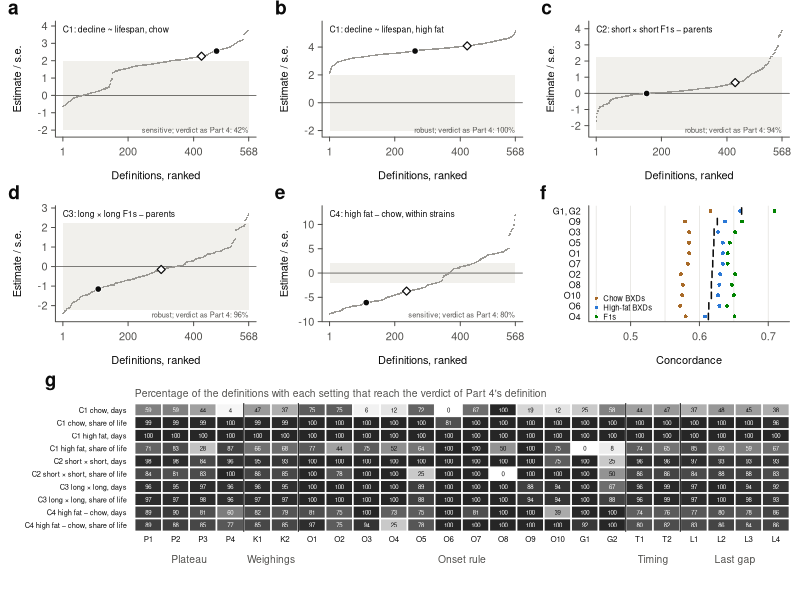

Recreate this plot in R.
#
# Figures_onset_definitions.R
#
# copyright (c) 2026 - Rob Williams
#
# Fig. 13 for the comparison of onset definitions (notes/PLAN_morbidity_definitions.md). Run
# BodyWeight/onset_definitions.R first.
#   a-e  specification curves: every definition's estimate in units of its standard error, sorted, for C1 (chow,
#        high fat), C2, C3 and C4, in days in decline (or the graded burden)
#   f    validity: concordance of the version of each rule that could be known at the time, by group
#   g    share of definitions that agree with Part 4's verdict, by the setting of each choice
#
# Run from the repository root:  Rscript BodyWeight/Figures_onset_definitions.R
#

library(svglite)

col.diet <- c(CD = "#a86a28", HF = "#2a78d6"); col.f1 <- "#008300"
ink <- "#0b0b0b"; ink2 <- "#52514e"; grid.col <- "#e4e3df"; dots <- "#9a9893"
fontfile <- function(bold, italic) {
  f <- systemfonts::match_font("Arial", italic = italic, bold = bold)$path
  if (!grepl("arial", f, ignore.case = TRUE)) f <- systemfonts::match_font("Liberation Sans", italic = italic, bold = bold)$path
  return(list(alias = "Arial", file = f))
}
arial <- list(sans = list(plain = fontfile(FALSE, FALSE), bold = fontfile(TRUE, FALSE),
                          italic = fontfile(FALSE, TRUE), bolditalic = fontfile(TRUE, TRUE)))

tests <- read.table("output/Onset_definitions_tests.txt", sep = "\t", header = TRUE, quote = "")
validity <- read.table("output/Onset_definitions_validity.txt", sep = "\t", header = TRUE, quote = "")
by.choice <- read.table("output/Onset_definitions_by_choice.txt", sep = "\t", header = TRUE, quote = "")
summ <- read.table("output/Onset_definitions_summary.txt", sep = "\t", header = TRUE, quote = "")
star <- "P1.K1.O1.T1.L1"; best <- "P1.K1.G1.L2"
tests[, "t"] <- with(tests, estimate / ((hi - lo) / (2 * qt(0.975, units - 1))))

svglite("output/Fig13_Onset_definitions.svg", width = 7.5, height = 9.6, user_fonts = arial, fix_text_size = FALSE)
par(family = "sans", col = ink, col.axis = ink2, col.lab = ink, fg = ink2, las = 1, mgp = c(2.4, 0.6, 0), tcl = -0.3)
layout(matrix(c(1, 2, 3, 4, 5, 6, 7, 7, 7), 3, byrow = TRUE), heights = c(1, 1, 1.25))

# a-e: specification curves
lab <- c("C1 chow" = "C1: decline ~ lifespan, chow", "C1 high fat" = "C1: decline ~ lifespan, high fat",
         "C2 short x short" = "C2: short × short F1s − parents", "C3 long x long" = "C3: long × long F1s − parents",
         "C4 high fat - chow" = "C4: high fat − chow, within strains")
for (k in seq_along(lab)) {
  x <- tests[tests[, "conclusion"] == names(lab)[k] & tests[, "form"] == "days", ]; x <- x[order(x[, "t"]), ]
  tq <- qt(0.975, x[1, "units"] - 1); s <- summ[summ[, "conclusion"] == names(lab)[k] & summ[, "form"] == "days", ]
  yl <- range(c(-tq, tq, x[, "t"])) * 1.08
  par(mar = c(3.6, 4.2, 1.6, 0.8))
  plot(c(1, nrow(x)), yl, type = "n", axes = FALSE, xlab = "Definitions, ranked", ylab = "Estimate / s.e.")
  rect(1, -tq, nrow(x), tq, col = "#f1f0ec", border = NA)
  abline(h = 0, col = ink2, lwd = 0.75)
  axis(1, at = c(1, 200, 400, nrow(x)), col = NA, col.ticks = ink2); axis(2, col = NA, col.ticks = ink2)
  box(bty = "l", col = ink2)
  points(seq_len(nrow(x)), x[, "t"], pch = 16, cex = 0.32, col = dots)
  i <- which(x[, "definition"] == star); j <- which(x[, "definition"] == best)
  points(j, x[j, "t"], pch = 23, cex = 1.3, col = ink, bg = "white", lwd = 1.2)
  points(i, x[i, "t"], pch = 21, cex = 1.3, col = "white", bg = ink, lwd = 0.8)
  text(1, yl[2], lab[k], adj = c(0, 1), cex = 0.78, col = ink)
  text(nrow(x), yl[1], sprintf("%s; verdict as Part 4: %.0f%%", s[, "verdict"], 100 * s[, "share.same.verdict"]), adj = c(1, 0), cex = 0.68, col = ink2)
  mtext(letters[k], side = 3, line = 0.3, adj = -0.25, font = 2, cex = 1.15, col = ink)
}

# f: validity, highest weight so far, all weighings
v <- validity[validity[, "K"] == "K1" & (grepl("^Pmax\\.", validity[, "rule"]) | validity[, "rule"] == "O8"), ]
v[, "rule"] <- sub("^Pmax\\.", "", v[, "rule"]); v[v[, "rule"] == "G", "rule"] <- "G1, G2"
mv <- sort(tapply(v[, "concordance"], v[, "rule"], mean)); yy <- seq_along(mv)
par(mar = c(3.6, 4.2, 1.6, 0.8))
plot(c(0.45, 0.72), c(0.5, length(mv) + 0.5), type = "n", axes = FALSE, xlab = "Concordance", ylab = "", yaxs = "i")
abline(v = seq(0.45, 0.7, 0.05), col = grid.col, lwd = 0.75)
axis(1, at = seq(0.5, 0.7, 0.1), col = NA, col.ticks = ink2); axis(2, at = yy, labels = names(mv), tick = FALSE, cex.axis = 0.8, col.axis = ink)
box(bty = "l", col = ink2)
gc <- c("Chow BXDs" = col.diet[["CD"]], "High-fat BXDs" = col.diet[["HF"]], "F1s" = col.f1)
for (g in names(gc)) { z <- v[v[, "group"] == g, ]; points(z[, "concordance"], yy[match(z[, "rule"], names(mv))], pch = 16, cex = 0.8, col = gc[g]) }
segments(mv, yy - 0.3, mv, yy + 0.3, col = ink, lwd = 1.5)
legend(0.44, 3.6, legend = names(gc), pch = 16, col = gc, bty = "n", cex = 0.7, text.col = ink)
mtext("f", side = 3, line = 0.3, adj = -0.25, font = 2, cex = 1.15, col = ink)

# g: share agreeing with Part 4's verdict, by setting
cols <- c("C1 chow|days", "C1 chow|share", "C1 high fat|days", "C1 high fat|share", "C2 short x short|days", "C2 short x short|share",
          "C3 long x long|days", "C3 long x long|share", "C4 high fat - chow|days", "C4 high fat - chow|share")
rows <- c("P1", "P2", "P3", "P4", "K1", "K2", paste0("O", c(1:10)), "G1", "G2", "T1", "T2", "L1", "L2", "L3", "L4")
M <- sapply(cols, function(cc) { p <- strsplit(cc, "|", fixed = TRUE)[[1]]
  z <- by.choice[by.choice[, "conclusion"] == p[1] & by.choice[, "form"] == p[2], ]; z[match(rows, z[, "setting"]), "share.same.verdict"] })
par(mar = c(5.2, 10.2, 2.6, 0.8))
plot(c(0.5, length(rows) + 0.5), c(0.5, length(cols) + 0.5), type = "n", axes = FALSE, xlab = "", ylab = "", xaxs = "i", yaxs = "i")
shade <- function(p) gray(1 - 0.85 * p)
for (r in seq_along(rows)) for (c in seq_along(cols)) {
  p <- M[r, c]; rect(r - 0.5, length(cols) - c + 0.5, r + 0.5, length(cols) - c + 1.5, col = if (is.na(p)) "white" else shade(p), border = "white", lwd = 1.5)
  if (!is.na(p)) text(r, length(cols) - c + 1, sprintf("%.0f", 100 * p), cex = 0.55, col = if (p > 0.55) "white" else ink)
}
clab <- sub("\\|days", ", days", sub("\\|share", ", share of life", sub(" x ", " × ", sub(" - ", " − ", cols))))
axis(2, at = rev(seq_along(cols)), labels = clab, tick = FALSE, cex.axis = 0.68, col.axis = ink)
axis(1, at = seq_along(rows), labels = rows, tick = FALSE, cex.axis = 0.72, col.axis = ink, line = -0.6)
mtext(c("Plateau", "Weighings", "Onset rule", "Timing", "Last gap"), side = 1, line = 1.6, at = c(2.5, 5.5, 12.5, 19.5, 22.5), cex = 0.62, col = ink2)
segments(c(4.5, 6.5, 18.5, 20.5), 0.5, c(4.5, 6.5, 18.5, 20.5), length(cols) + 0.5, col = ink, lwd = 1)
mtext("g", side = 3, line = 1.1, adj = -0.14, font = 2, cex = 1.15, col = ink)
mtext("Percentage of the definitions with each setting that reach the verdict of Part 4's definition", side = 3, line = 0.3, adj = 0, cex = 0.62, col = ink2)
dev.off()
